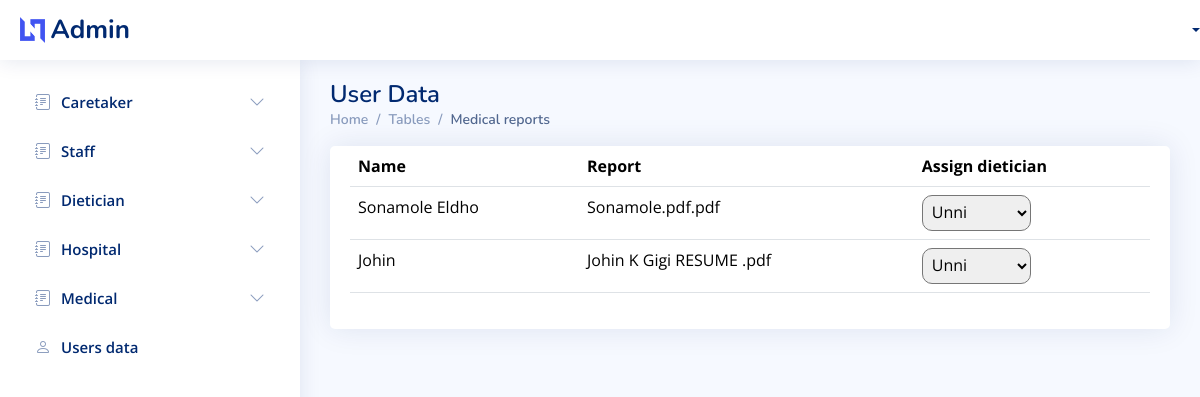
/Admin/medicalreport-data.php, run on the app's committed database.
### tables this page shows
CREATE TABLE `medical_report` (
  `id` int(50) NOT NULL,
  `user_id` int(50) NOT NULL,
  `report` varchar(50) NOT NULL,
  `dietician_id` int(50) NOT NULL
);

### Admin/medicalreport-data.php (the view, shortened to what this page needs)
<!DOCTYPE html>
<html lang="en">
<head>
    <link href="assets/vendor/bootstrap/css/bootstrap.min.css" rel="stylesheet">
    <link href="assets/vendor/bootstrap-icons/bootstrap-icons.css" rel="stylesheet">
    <link href="assets/vendor/boxicons/css/boxicons.min.css" rel="stylesheet">
    <link href="assets/vendor/quill/quill.snow.css" rel="stylesheet">
    <link href="assets/vendor/quill/quill.bubble.css" rel="stylesheet">
    <link href="assets/vendor/remixicon/remixicon.css" rel="stylesheet">
    <link href="assets/vendor/simple-datatables/style.css" rel="stylesheet">
    <link href="assets/css/style.css" rel="stylesheet">
</head>
<body>
    <?php include "navbar.php" ?>
    <?php include "sidebar.php" ?>
    <main id="main" class="main">
        <div class="pagetitle">
            <h1>User Data</h1>
            <nav>
                <ol class="breadcrumb">
                    <li class="breadcrumb-item"><a href="index.html">Home</a></li>
                    <li class="breadcrumb-item">Tables</li>
                    <li class="breadcrumb-item active">Medical reports</li>
                </ol>
            </nav>
        </div>
        <section class="section">
            <div class="row">
                <div class="col-lg-12">
                    <div class="card">
                        <div class="card-body">
                            <table class="table datatable">
    <thead>
        <tr>
            <th>Name</th>
            <th>Report</th>
            <th>Assign dietician</th>
        </tr>
    </thead>
    <tbody>
        <?php
        include("../Includes/config.php");
        $place = "SELECT medical_report.id, medical_report.report, login.name
        FROM medical_report
        INNER JOIN login  ON medical_report.user_id = login.id";
        $place_run = mysqli_query($conn, $place);
        if (mysqli_num_rows($place_run) > 0) {
            while ($row = mysqli_fetch_assoc($place_run)) {
        ?>
                <tr data-rowid="<?php echo $row['id']; ?>">
                    <td><?php echo $row['name']; ?></td>
                    <td><?php echo $row['report']; ?></td>
                    <td>
                        <select class="dietician" onchange="assignDietician(this)">
                            <?php
                            $dieticians_query = "SELECT * FROM `login` WHERE `category`='Dietician'";
                            $dieticians_result = mysqli_query($conn, $dieticians_query);
                            if (mysqli_num_rows($dieticians_result) > 0) {
                                while ($dietician_row = mysqli_fetch_assoc($dieticians_result)) {
                            ?>
                                    <option id="dietician" value="<?php echo $dietician_row['id']; ?>"><?php echo $dietician_row['name']; ?></option>
                                <?php
                                }
                            } else {
                                echo "<option value=''>No dieticians available</option>";
                            }
                            ?>
                        </select>
                    </td>
                </tr>
        <?php
            }
        } else {
            echo "<tr><td colspan='3'>No records found</td></tr>";
        }
        ?>
    </tbody>
</table>
                        </div>
                    </div>
                </div>
            </div>
        </section>
    </main>
</body>
</html>

### Admin/assets/css/style.css (style rules this page uses)
:root { scroll-behavior: smooth; }
body { font-family: "Open Sans", sans-serif; background: #f6f9ff; color: #444444; }
a { color: #4154f1; text-decoration: none; }
h1, h2, h3, h4, h5, h6 { font-family: "Nunito", sans-serif; }
#main { margin-top: 60px; padding: 20px 30px; transition: all 0.3s; }
.pagetitle { margin-bottom: 10px; }
.pagetitle h1 { font-size: 24px; margin-bottom: 0; font-weight: 600; color: #012970; }
.card { margin-bottom: 30px; border: none; border-radius: 5px; box-shadow: 0px 0 30px rgba(1, 41, 112, 0.1); }
.card-body { padding: 0 20px 20px 20px; }
.breadcrumb { font-size: 14px; font-family: "Nunito", sans-serif; color: #899bbd; font-weight: 600; }
.breadcrumb a { color: #899bbd; transition: 0.3s; }
.breadcrumb .breadcrumb-item::before { color: #899bbd; }
.breadcrumb .active { color: #51678f; font-weight: 600; }
@media (min-width: 1200px) { #main, #footer { margin-left: 300px; } }

### Admin/medicalreport-data.php (style rules this page uses)
.dietician { padding:5px; border-radius:10px; }

### data on the page
medical_report: login.name "Sonamole Eldho", report "Sonamole.pdf.pdf"
medical_report: login.name "Johin", report "Johin K Gigi RESUME .pdf"

### other printed values
form field value "Unni"
